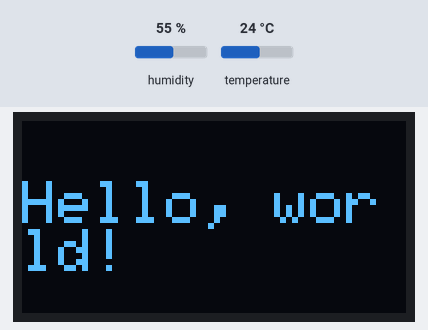
Simulated run of this sketch. Board: ESP32. Shown: 128×64 one-colour display. The inputs (shaded band) are chosen by the test bench; at power-on: humidity 55 %, temperature 24 °C. What the sketch prints to the serial monitor is not drawn.

Above: at 2.1 s.
At 4.7 s:
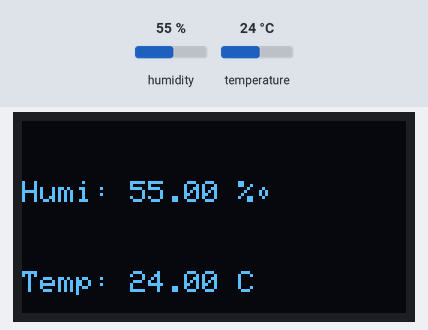
4.8 s: humidity set to 22 %
At 8.9 s:
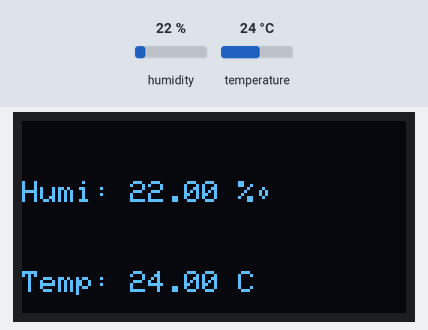
9.7 s: temperature set to 12 °C
At 13.1 s:
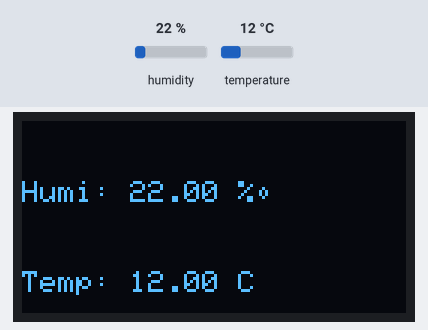
13.8 s: humidity set to 40 %
At 17.4 s:
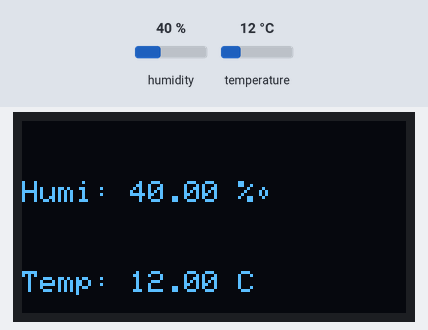
17.8 s: temperature set to 19 °C
Timing chart, 0 to 20.8 s (numbered marks = the images above; inputs shaded):
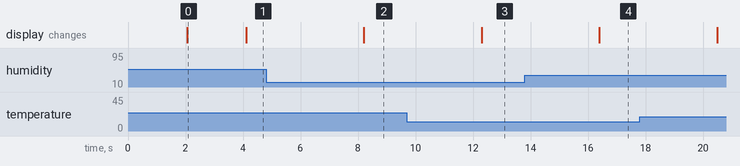

The sketch:

dht11_final.ino
```cpp
#include <SPI.h>
#include <Wire.h>
#include <Adafruit_GFX.h>
#include <Adafruit_SSD1306.h>
#include "DHT.h"

#define DHTPIN 27     // what digital pin the DHT sensor is connected to
#define DHTTYPE DHT11   // there are multiple kinds of DHT sensors

#define SCREEN_WIDTH 128 // OLED display width, in pixels
#define SCREEN_HEIGHT 64 // OLED display height, in pixels

DHT dht(DHTPIN, DHTTYPE);

// Declaration for an SSD1306 display connected to I2C (SDA, SCL pins)
#define OLED_RESET     -1 // Reset pin # (or -1 if sharing Arduino reset pin)
Adafruit_SSD1306 display(SCREEN_WIDTH, SCREEN_HEIGHT, &Wire, OLED_RESET);


void setup() {
  Serial.begin(115200);
  dht.begin();
  if (!display.begin(SSD1306_SWITCHCAPVCC, 0x3C)) { // Address 0x3D for 128x64
    Serial.println(F("SSD1306 allocation failed"));
    for (;;);
  }
  delay(2000);
  display.clearDisplay();
  display.setTextSize(2);
  display.setTextColor(WHITE);
  display.setCursor(0, 20);
  // Display static text
  display.println("Hello, world!");
  display.display();
}

void loop() {
  float h = dht.readHumidity();
  // Read temperature as Celsius (the default)
  float t = dht.readTemperature();
  // Check if any reads failed and exit early (to try again).
  if (isnan(h) || isnan(t) ) {
    Serial.println("Failed to read from DHT sensor!");
    return;
  }
  Serial.print("Humidity: ");
  Serial.print(h);
  Serial.println(" %\t");
  Serial.print("Temperature: ");
  Serial.print(t);
  Serial.println(" *C ");
  delay(2000);
  display.clearDisplay();
  display.setTextSize(1.5);
  display.setTextColor(WHITE);
  display.setCursor(0, 20);
  // Display static text
  display.print("Humi: ");
  display.print(h);
  display.print(" %\t");
  display.setCursor(0, 50);
  display.print("Temp: ");
  display.print(t);
  display.print(" C");
  display.display();
}
```

Measured:
- after the input at 4.8 s, the display: changes after 3.4 s (image 2)
- after the input at 9.7 s, the display: changes after 2.6 s (image 3)
- after the input at 13.8 s, the display: changes after 2.6 s (image 4)
- what the display in image 0 shows lasts 2.0 s, from 2.1 s to 4.1 s
